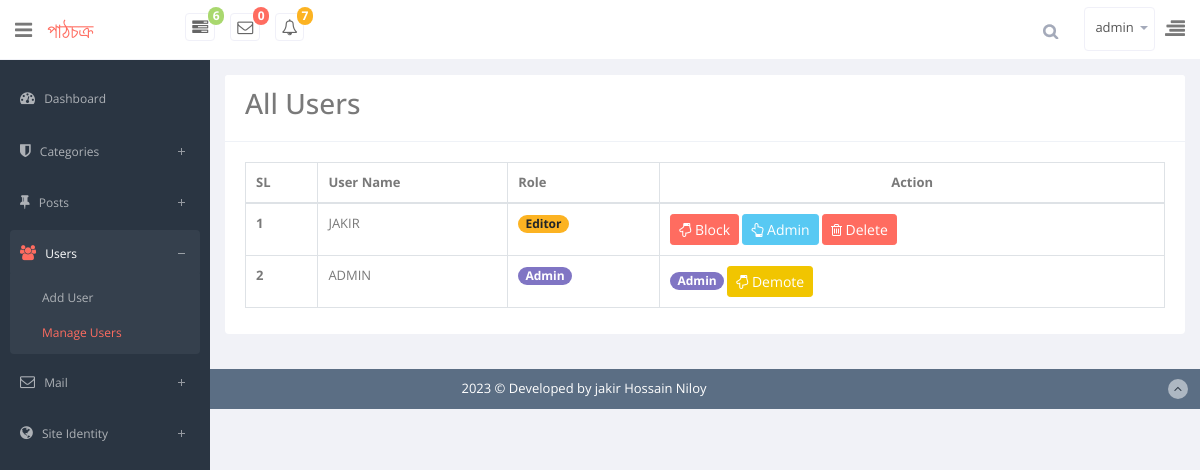
The page /admin/manageuser.php (signed in) on the database its author committed.
### tables this page shows
CREATE TABLE `users` (
  `id` int(11) NOT NULL,
  `fname` varchar(100) NOT NULL,
  `lname` varchar(50) NOT NULL,
  `username` varchar(50) NOT NULL,
  `email` varchar(100) NOT NULL,
  `password` varchar(200) NOT NULL,
  `image` varchar(255) NOT NULL,
  `bio` text NOT NULL,
  `role` tinyint(5) NOT NULL,
  `date` timestamp NOT NULL DEFAULT current_timestamp()
);

### app/classes/Database.php (called while the page is built, shortened)
<?php
class Database
{
    public static function db()
    {
        $link = mysqli_connect('localhost:3306','root','','blog_oop');
        return $link;
    }
}

### app/classes/UserLogin.php (called while the page is built, shortened)
<?php
class UserLogin
{
    public  static  function allUser(){
        $sql = "SELECT * FROM `users` ORDER BY id DESC";
        $result = mysqli_query(Database::db(),$sql);
        if($result){
            return $result;
        }else{
            return false;
        }
    }
}

### admin/manageuser.php (the view, shortened to what this page needs)
<?php require_once 'header.php'?>
<div class="row">
    <div class="col-lg-12">
        <section class="card">
            <header class="card-header">
                <h3 style="display: inline-block;margin-right: 25px;">All Users</h3>
            </header>
            <div class="card-body">
                <div class="table-responsive" tabindex="1" style="overflow: hidden; outline: none;">
                    <table class="table table-bordered table-hover">
                        <thead>
                        <tr>
                            <th>SL</th>
                            <th>User Name</th>
                            <th>Role</th>
                            <th class="text-center">Action</th>
                        </tr>
                        </thead>
                        <tbody>
                        <?php
                        $allUser = new \App\classes\UserLogin();
                        $data = $allUser->allUser();
                        $i=0;
                        while ($row = mysqli_fetch_assoc($data)){ ?>
                            <tr>
                                <th scope="row"><?= ++$i?></th>
                                <td scope="row"><?= strtoupper($row['username'])?></td>
                                <th scope="row">
                                    <?php
                                    if($row['role'] == 1){
                                        echo '<span class="badge badge-pill badge-primary">Admin</span>';
                                    }elseif ($row['role'] == 0){
                                        echo '<span class="badge badge-pill badge-danger">Blocked</span>';
                                    }elseif ($row['role'] == 2){
                                        echo '<span class="badge badge-pill badge-warning">Editor</span>';
                                    }
                                    ?>
                                </th>
                                <th scope="row">
                                    <?php
                                    if($row['role'] == 1){
                                        echo '<span class="badge badge-pill badge-primary">Admin</span>'; ?>
                                        <a href="status.php?id=<?= $row['id']?>&manageuser&unblock" class="btn btn-sm btn-warning"><i class="fa  fa-hand-o-down"></i> Demote</a>
                                    <?php  }elseif ($row['role'] == 0){ ?>
                                        <a href="status.php?id=<?= $row['id']?>&manageuser&unblock" class="btn btn-sm btn-success"><i class="fa  fa-hand-o-up"></i> Unblock</a>
                                        <a href="delete.php?id=<?= $row['id']?>&manageuser&delete" class="btn btn-sm btn-danger"><i class="fa  fa-trash-o"></i> Delete</a>
                                    <?php  }elseif ($row['role'] == 2){ ?>
                                        <a href="status.php?id=<?= $row['id']?>&manageuser&block" class="btn btn-sm btn-danger"><i class="fa  fa-hand-o-down"></i> Block</a>
                                        <a href="status.php?id=<?= $row['id']?>&manageuser&admin" class="btn btn-sm btn-info"><i class="fa  fa-hand-o-up"></i> Admin</a>
                                        <a href="delete.php?id=<?= $row['id']?>&manageuser&delete" class="btn btn-sm btn-danger"><i class="fa  fa-trash-o"></i> Delete</a>
                                    <?php      }
                                    ?>
                                </th>
                            </tr>
                        <?php  }   ?>
                        </tbody>
                    </table>
                </div>
            </div>
        </section>
    </div>
</div>
<?php require_once 'footer.php'?>

### rows shown on the page
users: username "JAKIR", role "Editor"
users: username "ADMIN", role "Admin"

### other values the page prints
Mail::countNewMail() "0"
$_SESSION['username'] "admin"
